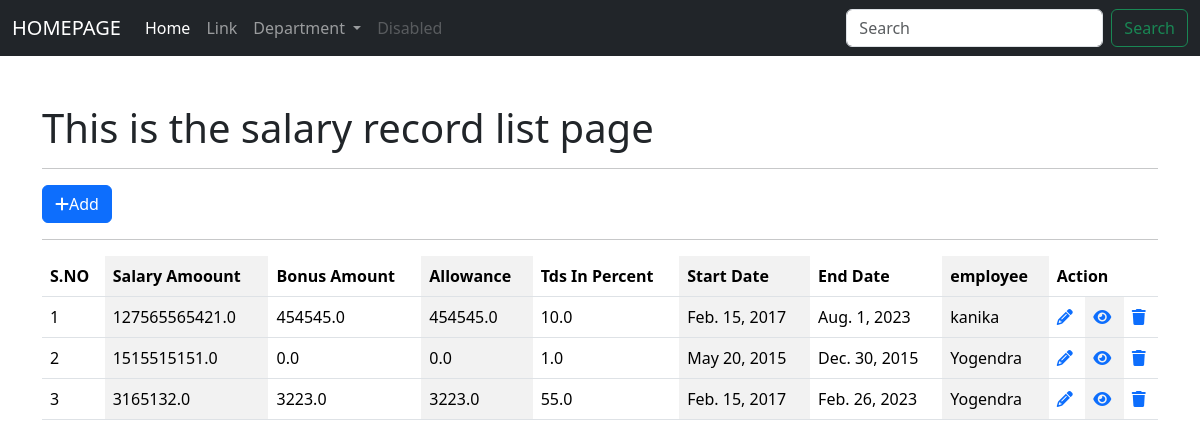
The page /employee/salary/ on the database its author committed.
### app_employeewebsite/models.py (models this page shows)
class EmployeeSalary(models.Model):
    employee =models.ForeignKey(Employee, on_delete=models.CASCADE)
    salary_amount = models.FloatField()
    bonus_amount = models.FloatField(default=0)
    allowance = models.FloatField(default=0)
    tds_in_percent = models.FloatField(default=1)
    start_date  = models.DateField()
    end_date = models.DateField()
    status = models.BooleanField(default=True)
    class Meta:
        db_table =  'app_employee_salary'

class Employee(models.Model):
    full_name = models.CharField(max_length=255)
    contact = models.CharField(max_length=255)
    email = models.EmailField()
    dob = models.DateField()
    join_date = models.DateField()
    gender = models.CharField(max_length=255)
    blood_group = models.CharField(max_length=255)
    address = models.CharField(max_length=255)
    user = models.ForeignKey(User, on_delete=models.CASCADE)
    department = models.ForeignKey(Department,on_delete=models.CASCADE)
    class Meta:
        db_table = 'app_employee'
    def __str__(self):
        return self.full_name

### app_employeewebsite/views.py (the view)
# urls.py: path('salary/', views.salary_index, name='sal-index'),
def salary_index(request):
    salary_list = EmployeeSalary.objects.all()
    context = {"data":salary_list}
    return render(request, 'salaryrecords/index_salaryrecord.html', context)

### templates/salaryrecords/index_salaryrecord.html (shortened to what this page needs)
{% extends 'layouts/master.html' %}
{% block custom_css %}
<link rel="stylesheet" href="https://cdnjs.cloudflare.com/ajax/libs/font-awesome/6.3.0/css/all.min.css" />
{% endblock %}
{% block content %}
    <div class="container mt-5">
        <h1>This is the salary record list page</h1>
        <hr>
        <a href="{% url 'sal-add' %}" class="btn btn-primary"><i class="fa-solid fa-plus"></i>Add</a>
        <hr>
        <table class="table table-striped-columns table-hover">
            <thead>
                <tr>
                    <th>S.NO</th>
                    <th>Salary Amoount</th>
                    <th>Bonus Amount</th>
                    <th>Allowance</th>
                    <th>Tds In Percent</th>
                    <th>Start Date</th>
                    <th>End Date</th>
                    <th>employee</th>
                    <th colspan="3">Action</th>
                </tr>
            </thead>
            <tbody>
                {% for val in data %}
                <tr>
                    <td> {{ forloop.counter }} </td>
                    <td> {{ val.salary_amount }} </td>
                    <td> {{ val.bonus_amount }} </td>
                    <td> {{ val.allowance }} </td>
                    <td> {{ val.tds_in_percent }} </td>
                    <td> {{ val.start_date }} </td>
                    <td> {{ val.end_date }} </td>
                    <td>{{ val.employee }} </td>
                    <td><a href="{% url 'sal-edit' val.id %}"><i class="fa-solid fa-pencil"></i></a></td>
                    <td><a href="{% url 'sal-show' val.id %}"><i class="fa-solid fa-eye"></i></a></td>
                    <td><a href="{% url 'sal-delete' val.id %}"><i class="fa-solid fa-trash"></i></a></td>
                </tr>
                {% endfor %}
            </tbody>
        </table>
    </div>
{% endblock %}

### templates/layouts/master.html (shortened to what this page needs)
<!doctype html>
<html lang="en">
<head>
    {% load static %}
    <link  href="{% static 'css/bootstrap.min.css' %}" rel="stylesheet"/>
    {% block custom_css %}{% endblock %}
</head>
<body>
    <nav class="navbar navbar-expand-lg navbar-dark bg-dark">
        <div class="container-fluid">
            <a class="navbar-brand" href="{% url 'emp-index'%}">HOMEPAGE</a>
            <div class="collapse navbar-collapse" id="navbarSupportedContent">
                <ul class="navbar-nav me-auto mb-2 mb-lg-0">
                    <li class="nav-item">
                        <a class="nav-link active" aria-current="page" href="#">Home</a>
                    </li>
                    <li class="nav-item">
                        <a class="nav-link" href="#">Link</a>
                    </li>
                    <li class="nav-item dropdown">
                        <a class="nav-link dropdown-toggle" href="#" id="navbarDropdown" role="button"
                            data-bs-toggle="dropdown" aria-expanded="false">
                            Department
                        </a>
                    </li>
                    <li class="nav-item">
                        <a class="nav-link disabled" href="#" tabindex="-1" aria-disabled="true">Disabled</a>
                    </li>
                </ul>
                <form action="{% url 'emp-index'%}" method="post" class="d-flex">
                    <input class="form-control me-2" type="text" placeholder="Search" aria-label="Search" name="full_name">
                    <button class="btn btn-outline-success" type="submit">Search</button>
                </form>
            </div>
        </div>
    </nav>
    {% block content %}{% endblock %}
</body>
</html>

### rows shown on the page
EmployeeSalary: salary_amount "127565565421.0", bonus_amount "454545.0", allowance "454545.0", tds_in_percent "10.0", start_date "Feb. 15, 2017", end_date "Aug. 1, 2023", employee "kanika"
EmployeeSalary: salary_amount "1515515151.0", bonus_amount "0.0", allowance "0.0", tds_in_percent "1.0", start_date "May 20, 2015", end_date "Dec. 30, 2015", employee "Yogendra"
EmployeeSalary: salary_amount "3165132.0", bonus_amount "3223.0", allowance "3223.0", tds_in_percent "55.0", start_date "Feb. 15, 2017", end_date "Feb. 26, 2023", employee "Yogendra"
